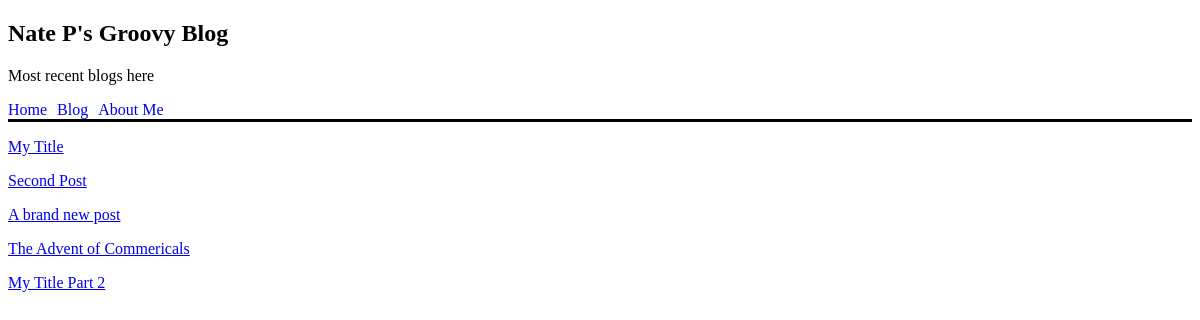
The page /blog/ on the database as committed earlier.
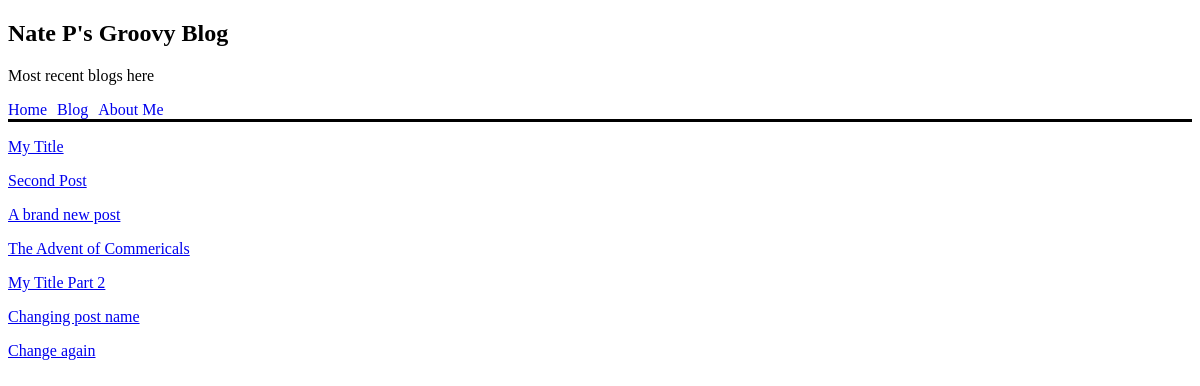
The same page on the database as committed later.
### blog/models.py (models this page shows)
class Post(models.Model):
    def __str__(self):
        return self.post_title
    post_body = models.TextField()
    post_title = models.CharField(max_length=20, unique=True)
    published_at = models.DateField(null=True, blank=True)
    updated_at = models.DateField(auto_now=True)
    author = models.ForeignKey(Author, on_delete=models.CASCADE)

### blog/views.py (the view)
# urls.py: path("", index, name="home"),
def index(request):
    content = Post.objects.all()
    is_authenticated = request.user.is_authenticated
    return render(request, "blog/index.html", context={"content": content, "is_authenticated": is_authenticated})

### blog/templates/blog/index.html (shortened to what this page needs)
{% extends "base_templates/index.html" %}
{% block page_title %}
<h2>
    Nate P's Groovy Blog
</h2>
<p>
    Most recent blogs here
</p>
{% endblock %}
{% block body %}
{% for post in content %}
<p>
    <a href="{% url 'blog:post-page' post.id %}">{{ post }} </a>
</p>
{% endfor %}
{% endblock %}

Rows that differ between the two databases and show on the page:
added Post: post_title "Changing post name"
added Post: post_title "Change again"
